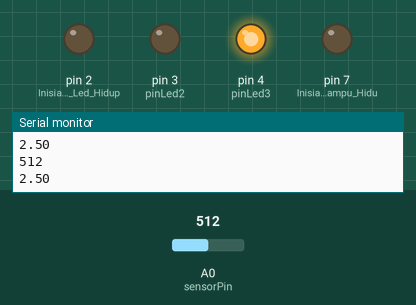
A sketch run on a simulated Arduino Uno, built with avr-gcc and run on an emulated ATmega328P. On the bench: output pins drawn as LEDs (lit = HIGH), the last lines printed to the serial monitor. The test bench sets the inputs (shaded band); at power-on: A0 (sensorPin) = 512.

Above: at 1.8 s.
1.9 s: A0 (sensorPin) set to 213
3.4 s: A0 (sensorPin) set to 192
At 4.6 s:
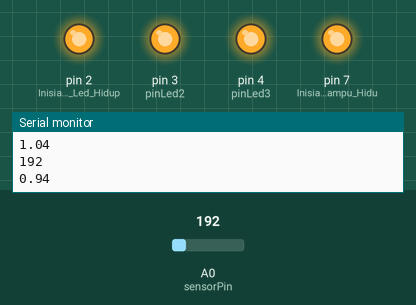
5.5 s: A0 (sensorPin) set to 306
At 7.2 s:
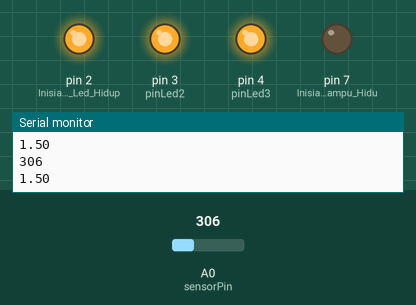
7.5 s: A0 (sensorPin) set to 122
At 8.9 s:
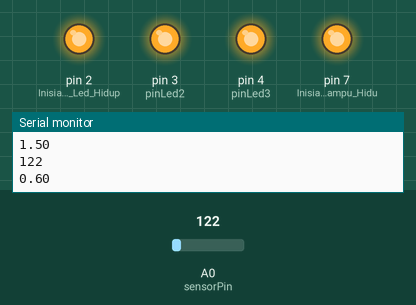
9.5 s: A0 (sensorPin) set to 511
At 10.5 s:
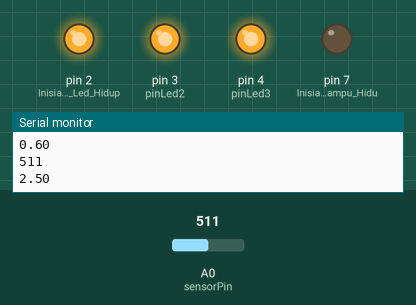
Timing chart, 0 to 12.5 s (numbered marks = the images above; inputs shaded):
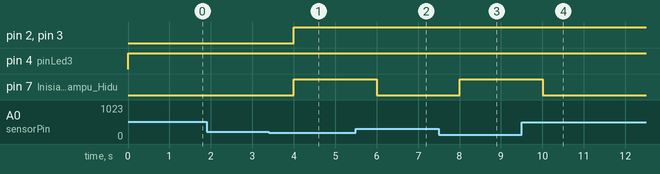

The sketch:

ldr.ino
```cpp
int sensorPin = A0; //memperkenalkan Program yang akan di baca
int sensorValue = 0;//Valeu awal dari sensor Ldr
//memperkenalkan LED Yang menjadi Indikator dari LDR
const int pinLed1 = 2;
const int pinLed2 = 3;
const int pinLed3 = 4;

void setup(){

  Serial.begin(9600);//inisialisasi port serial
  pinMode(7,OUTPUT);//Inisialisasasi Lampu Hidup
  pinMode(2,OUTPUT);//Inisialisasasi Led Hidup
  pinMode(3,OUTPUT);
  pinMode(4,OUTPUT);
}

void loop(){
  sensorValue=analogRead(sensorPin);//membaca nilai analog pin A5
  Serial.println(sensorValue);//Mencetak Hasil pada monitor serial
  float voltage =sensorValue *(5.0/1023.0);
  Serial.println(voltage);

  if(voltage<=1){
    digitalWrite (7,HIGH);
    digitalWrite (2,HIGH);
    digitalWrite (3,HIGH);}
    else{
      digitalWrite(7,LOW);
      digitalWrite(4,HIGH);
    }
    delay(1000);


  }
```

Measured:
- the behaviour switches between 205 and 204 on A0 (sensorPin) (found by bisection; images 0 and 1)
- after the input at 3.4 s, pin 2 (Inisialisasasi_Led_Hidup), pin 3 (pinLed2), pin 7 (Inisialisasasi_Lampu_Hidu): LOW → HIGH after 0.60 s
- after the input at 5.5 s, pin 7 (Inisialisasasi_Lampu_Hidu): HIGH → LOW after 0.50 s
- after the input at 7.5 s, pin 7 (Inisialisasasi_Lampu_Hidu): LOW → HIGH after 0.51 s
- after the input at 9.5 s, pin 7 (Inisialisasasi_Lampu_Hidu): HIGH → LOW after 0.51 s
